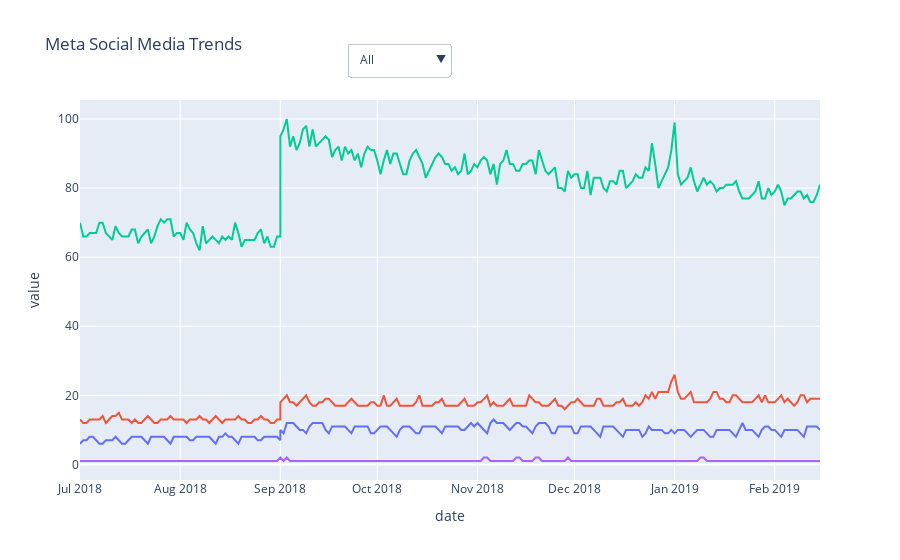

Write notebook code for a chart like this one.
### Code cell
buttons2 =[]
fig = px.line(df.loc['2018-07-01': "2019-02-15"], y=df.columns, title="Meta Social Media Trends")

buttons2.append(dict(method='update',
                        label="All",
                        args = [{'visible': [True for r in df.columns]}]
                        ))
for rs in df.columns:
    buttons2.append(dict(method='update',
                        label=rs,
                        args = [{'visible': [rs == r for r in df.columns]}]
                        ))
# Add dropdown menus to the figure
fig.update_layout(showlegend=False, updatemenus=[{"buttons": buttons2, "direction": "down", "showactive": True, "x": 0.5, "y": 1.15}])

fig.show()

### Figure 1 — Plotly figure (JSON) as saved in the notebook; plotly's stock layout.template omitted (floating-point values rounded to 4 significant figures; data arrays with more than 128 entries replaced by an {"elided": "..."} marker saying what was removed)
{"data": [{"hovertemplate": "variable=WhatsApp<br>date=%{x}<br>value=%{y}<extra></extra>", "legendgroup": "WhatsApp", "line": {"color": "#636efa", "dash": "solid"}, "marker": {"symbol": "circle"}, "mode": "lines", "name": "WhatsApp", "orientation": "v", "showlegend": true, "type": "scatter", "x": {"elided": "231 str values"}, "xaxis": "x", "y": {"elided": "231 int values"}, "yaxis": "y"}, {"hovertemplate": "variable=Instagram<br>date=%{x}<br>value=%{y}<extra></extra>", "legendgroup": "Instagram", "line": {"color": "#EF553B", "dash": "solid"}, "marker": {"symbol": "circle"}, "mode": "lines", "name": "Instagram", "orientation": "v", "showlegend": true, "type": "scatter", "x": {"elided": "231 str values"}, "xaxis": "x", "y": {"elided": "231 int values"}, "yaxis": "y"}, {"hovertemplate": "variable=Facebook<br>date=%{x}<br>value=%{y}<extra></extra>", "legendgroup": "Facebook", "line": {"color": "#00cc96", "dash": "solid"}, "marker": {"symbol": "circle"}, "mode": "lines", "name": "Facebook", "orientation": "v", "showlegend": true, "type": "scatter", "x": {"elided": "231 str values"}, "xaxis": "x", "y": {"elided": "231 int values"}, "yaxis": "y"}, {"hovertemplate": "variable=Messenger<br>date=%{x}<br>value=%{y}<extra></extra>", "legendgroup": "Messenger", "line": {"color": "#ab63fa", "dash": "solid"}, "marker": {"symbol": "circle"}, "mode": "lines", "name": "Messenger", "orientation": "v", "showlegend": true, "type": "scatter", "x": {"elided": "231 str values"}, "xaxis": "x", "y": {"elided": "231 int values"}, "yaxis": "y"}], "layout": {"legend": {"title": {"text": "variable"}, "tracegroupgap": 0}, "showlegend": false, "title": {"text": "Meta Social Media Trends"}, "updatemenus": [{"buttons": [{"args": [{"visible": [true, true, true, true]}], "label": "All", "method": "update"}, {"args": [{"visible": [true, false, false, false]}], "label": "WhatsApp", "method": "update"}, {"args": [{"visible": [false, true, false, false]}], "label": "Instagram", "method": "update"}, {"args": [{"visible": [false, false, true, false]}], "label": "Facebook", "method": "update"}, {"args": [{"visible": [false, false, false, true]}], "label": "Messenger", "method": "update"}], "direction": "down", "showactive": true, "x": 0.5, "y": 1.15}], "xaxis": {"anchor": "y", "domain": [0, 1], "title": {"text": "date"}}, "yaxis": {"anchor": "x", "domain": [0, 1], "title": {"text": "value"}}}}
